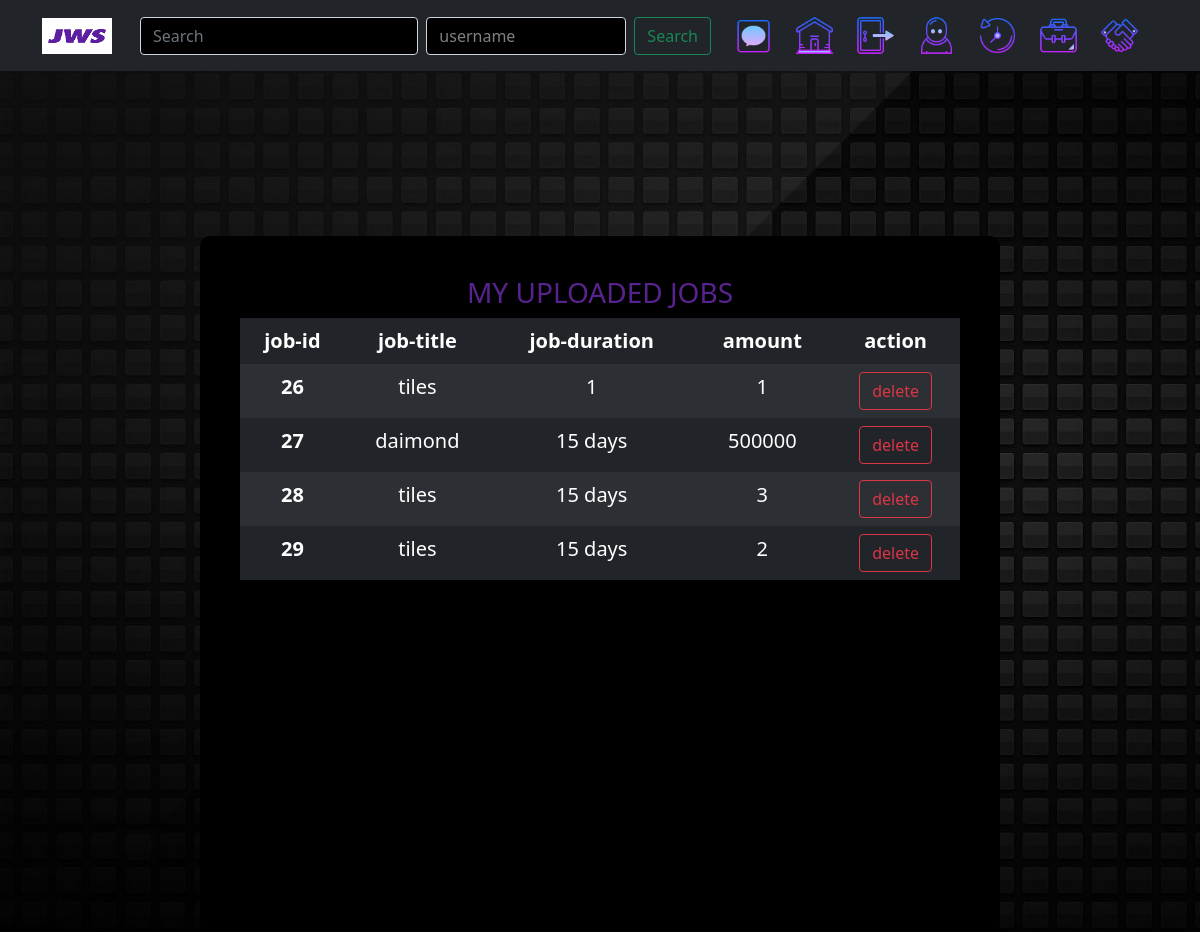
The app's page /jobs/myjobs (signed in) with its own data.
### jobs/models.py (models this page shows, shortened)
class jobs(models.Model):
    job_id=models.AutoField
    job_type=models.CharField(max_length=20)
    job_title=models.CharField(max_length=20)
    job_amount=models.IntegerField()
    job_description=models.CharField(max_length=300)
    job_duration=models.CharField(max_length=30)
    job_image=models.ImageField(upload_to='profile_pics')
    user=models.CharField(max_length=20,null=True)
    job_company=models.CharField(max_length=30,null=False,default='pvt.ltd')

### jobs/views.py (the view)
# urls.py: path("myjobs",views.myjobs,name="myjobs"),
def myjobs(request):
    if request.method=='GET':
        username=request.session['uname']
        jb=jobs()
        myjobs=jobs.objects.filter(user=username)
        jobsend={'total_jobs':myjobs,'job':jb}
        return render(request,'jobs/myjobs.html',jobsend)

### jobs/templates/jobs/myjobs.html (shortened to what this page needs)
{% extends 'jobs/base.html' %}
{% load static %}
{%block css %}<link rel="stylesheet" href="{% static 'history.css' %}"/>{%endblock%}
{% block body%}
<div class="profile">
    <table class="table table-striped table-hover table-dark table-borderless">
      <h3>MY UPLOADED JOBS</h3>
        <thead>
          <tr>
            <th scope="col">job-id</th>
            <th scope="col">job-title</th>
            <th scope="col">job-duration</th>
            <th scope="col">amount</th>
            <th scope="col">action</th>
          </tr>
        </thead>
        <tbody>
          {% for i in total_jobs %}
          <tr>
            <th scope="row">{{i.id}}</th>
            <td>{{i.job_title}}</td>
            <td>{{i.job_duration}}</td>
            <td>{{i.job_amount}}</td>
            <td><a href="{% url 'dltjob' i.id %}"><button class="btn btn-outline-danger">delete</button></a></td>
          </tr>
          {% endfor %}
        </tbody>
      </table>
</div>
{%endblock%}

### jobs/templates/jobs/base.html (shortened to what this page needs)
{% load static %}
<!DOCTYPE html>
<html lang="en">
<head>
  <link href="https://cdn.jsdelivr.net/npm/bootstrap@5.1.3/dist/css/bootstrap.min.css" rel="stylesheet">
  <link href="https://cdn.jsdelivr.net/npm/bootstrap@5.1.3/dist/css/bootstrap.min.css" rel="stylesheet"
>
        <link rel="stylesheet" href="{% static 'home.css' %}">
  {% block css%}
  {%endblock%}
</head>
<body>
  <nav class="navbar navbar-expand-lg navbar-dark bg-dark static-top">
    <div class="container">
      <a class="navbar-brand" href="{% url 'homepage' %}">
        <img src="{%static 'logo.png'%}" alt="..." height="36" width="70">
      </a>
      <div class="container-fluid">
        <form class="d-flex" method="post" action="/search">
          <input class="form-control me-2" type="search" placeholder="Search" name="search" aria-label="Search">
          <select class="form-select" style="width: 200px;color: gray;" name="search_cat" aria-label="Default select example">
            <option value="username"selected>username</option>
          </select>
        <form class="d-flex">
          <button class="btn btn-outline-success mx-2" type="submit">Search</button>
        </form>
      </div>
      <div class="collapse navbar-collapse" id="navbarSupportedContent">
        <ul class="navbar-nav ms-auto">
          <a class="navbar-brand" href="{% url 'gotochat' %}">
            <img src="{% static 'chat1.png' %}" alt="" width="45" height="45">
          <a class="navbar-brand" href="{% url 'homepage' %}">
            <img src="{% static 'home.png'%}" alt="" width="45" height="45">
          </a>
          <a class="navbar-brand" href="{% url 'logout' %}">
            <img src="{% static 'logout.png' %}" alt="" width="45" height="45">
          </a>
          <a class="navbar-brand" href="{% url 'profilepage' %}">
            <img src="{% static 'profile (2).png' %}" alt="" width="45" height="45">
          </a>
          <a class="navbar-brand" href="{% url 'allhistory' %}">
            <img src="{% static 'history.png' %}" alt="" width="45" height="45">
          </a>
          <a class="navbar-brand" href="{% url 'myjobs' %}">
            <img src="{% static 'my jobs (1).png' %}" alt="" width="45" height="45">
          </a>
          <a class="navbar-brand" href="{% url 'alldeals' %}">
            <img src="{% static 'deals.png' %}" alt="" width="45" height="45">
          </a>
        </ul>
      </div>
    </div>
  </nav>
  {% block body%}{%endblock%}
</body>
</html>

### loginmodule/static/home.css (style rules this page uses)
body { background: url('image/HOME-1.jpg') no-repeat; }
.form-control,.form-select { background: transparent; background-color: black; }

### jobs/static/history.css (style rules this page uses)
body { font-family: 'Mochiy+pop', Mochiy+pop; margin: 0px; padding: 0px; background: url('image/land-1.jpg') no-repeat; background-size: cover; background-attachment: fixed; background-repeat: no-repeat; color: black; }
.profile { position: absolute; margin-top: 120px; text-align: center; color: #59238F; font-size: 20px; top: 50%; left: 50%; transform: translate(-50%, -50%); width: 800px; height: 700px; min-height: 200px; background: #000000; border-radius: 10px; padding: 40px; box-sizing: border-box; }

### records on screen
jobs: id "26", job_title "tiles", job_duration "1", job_amount "1"
jobs: id "27", job_title "daimond", job_duration "15 days", job_amount "500000"
jobs: id "28", job_title "tiles", job_duration "15 days", job_amount "3"
jobs: id "29", job_title "tiles", job_duration "15 days", job_amount "2"
